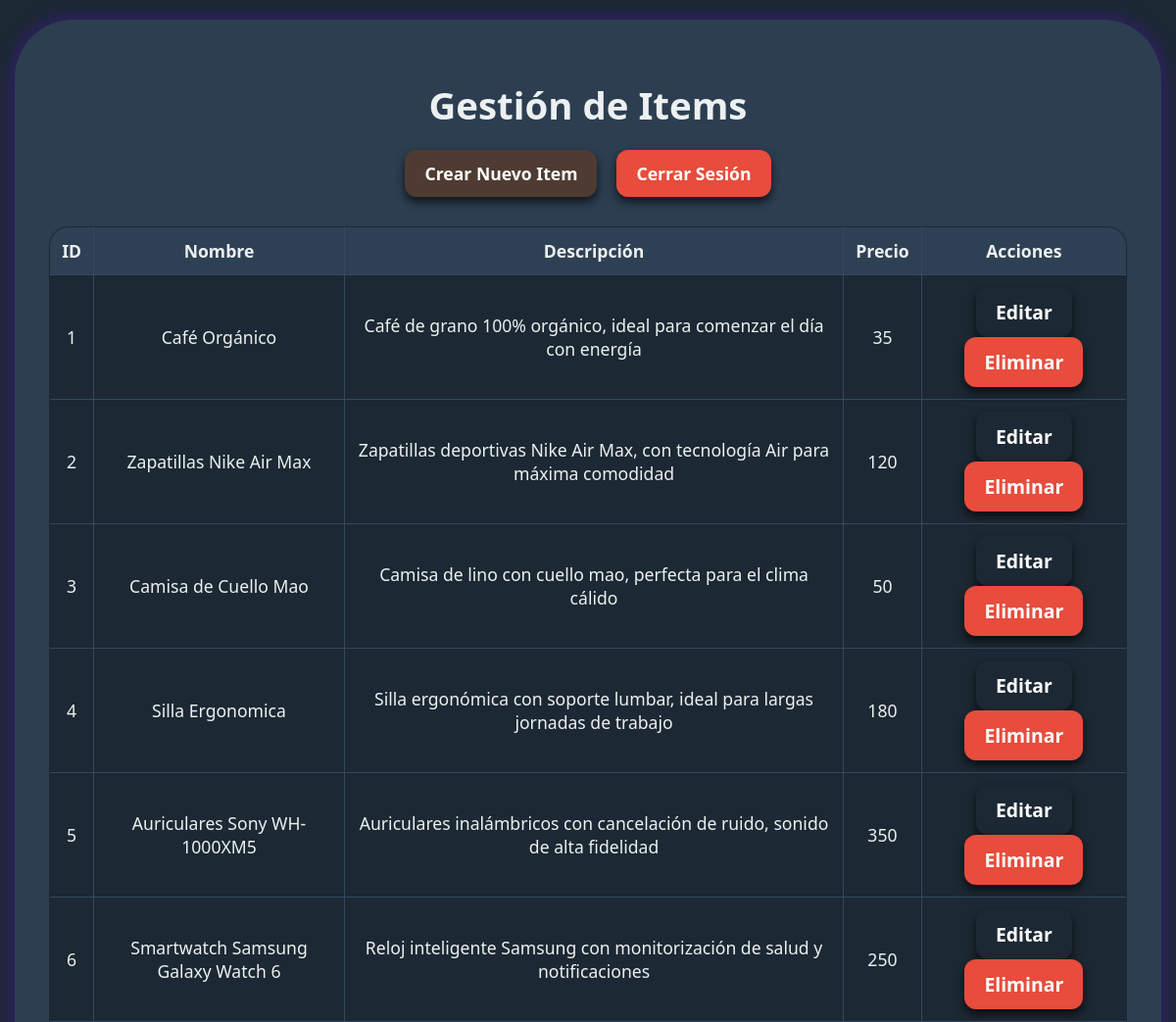
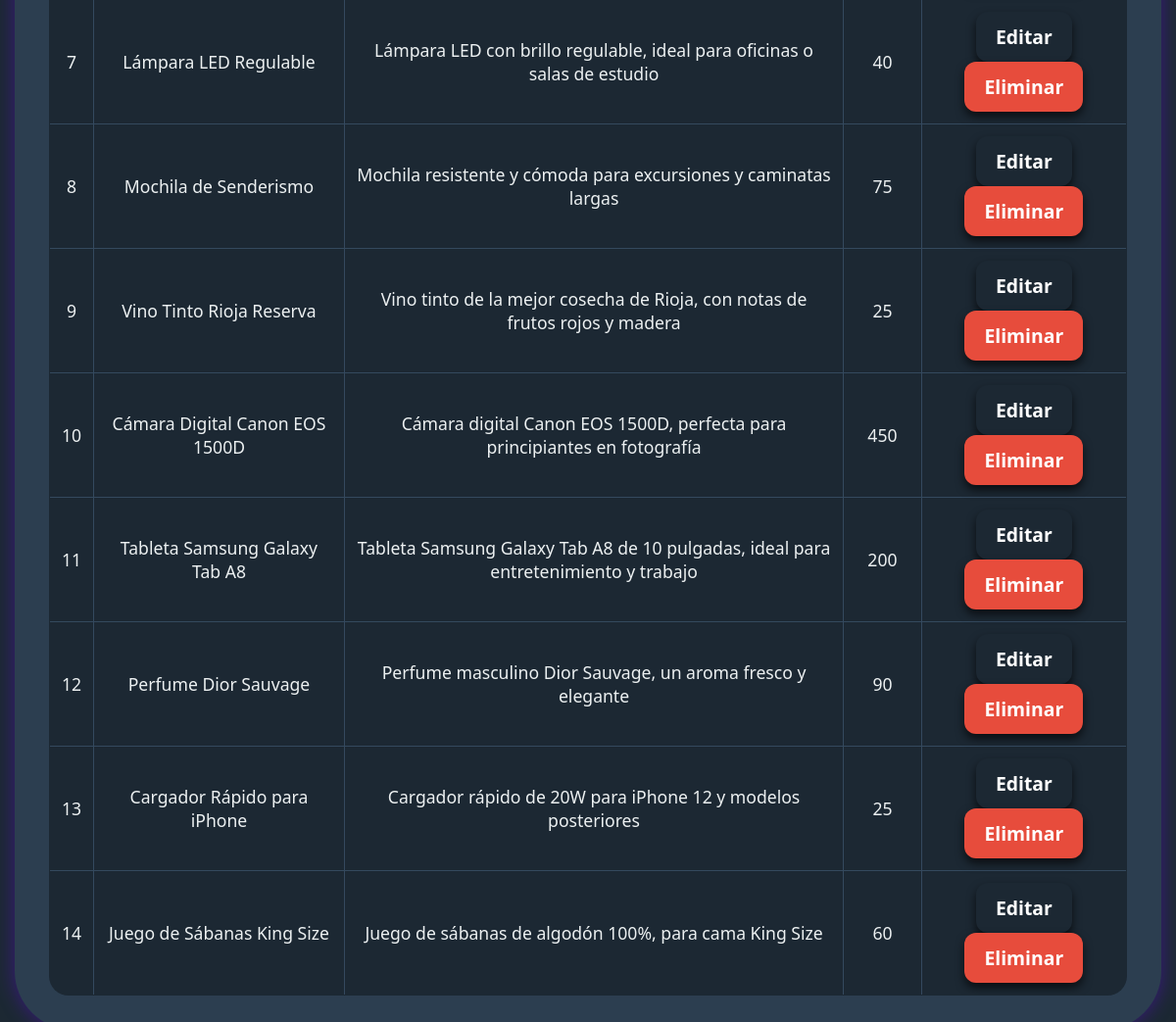
Page /index.php (signed in) on the committed database (2 pictures, top to bottom).
### tables this page shows
CREATE TABLE `items` (
  `id` int(11) NOT NULL,
  `name` varchar(256) NOT NULL,
  `description` text NOT NULL,
  `price` int(11) NOT NULL,
  `category_id` int(11) NOT NULL,
  `created` datetime NOT NULL,
  `modified` timestamp NOT NULL DEFAULT current_timestamp()
);

### Controlador/Items.php (called while the page is built, shortened)
<?php
class Items {
    private $conn;
    private $table_name = "items";
    public function __construct($db) {
        $this->conn = $db;
    }
    public function read() {
        $query = "SELECT * FROM " . $this->table_name;
        $stmt = $this->conn->prepare($query);
        $stmt->execute();
        return $stmt->fetchAll(PDO::FETCH_ASSOC);
    }
}
?>

### index.php (the view, shortened to what this page needs)
<?php
require_once 'controlador/Items.php';
$database = new Database();
$db = $database->getConnection();
$items = new Items($db);
$data = $items->read();
?>
<!DOCTYPE html>
<html lang="es">
<head>
    <link rel="stylesheet" href="css/styles.css">
</head>
<body>
    <div class="container">
        <h1>Gestión de Items</h1>
        <div class="header-buttons">
            <a href="alta.php" class="btn btn-primary">Crear Nuevo Item</a>
            <a href="cerrar_sesion.php" class="btn btn-danger">Cerrar Sesión</a>
        </div>
        <table>
            <tr>
                <th>ID</th>
                <th>Nombre</th>
                <th>Descripción</th>
                <th>Precio</th>
                <th>Acciones</th>
            </tr>
            <?php foreach ($data as $item): ?>
                <tr>
                    <td><?= $item['id'] ?></td>
                    <td><?= $item['name'] ?></td>
                    <td><?= $item['description'] ?></td>
                    <td><?= $item['price'] ?></td>
                    <td class="table-actions">
                        <a href="modificar.php?id=<?= $item['id'] ?>" class="btn btn-warning">Editar</a>
                        <a href="index.php?delete_id=<?= $item['id'] ?>" class="btn btn-danger">Eliminar</a>
                    </td>
                </tr>
            <?php endforeach; ?>
        </table>
    </div>
</body>
</html>

### css/styles.css (style rules this page uses)
body { font-family: 'Segoe UI', Tahoma, Geneva, Verdana, sans-serif; background-color: #1c2833; color: #ecf0f1; margin: 0; padding: 0; font-size: 16px; display: flex; justify-content: center; align-items: center; min-height: 100vh; }
.container { width: auto; max-width: 1100px; min-width: 900px; background: #2c3e50; padding: 35px; box-shadow: 0 0 20px rgba(109, 5, 255, 0.378); border-radius: 60px; margin: 20px auto; }
h1 { color: #ecf0f1; font-size: 2.4em; text-align: center; margin-bottom: 20px; }
.header-buttons { display: flex; justify-content: center; gap: 20px; margin-bottom: 30px; }
.btn { padding: 12px 20px; color: #fff; text-decoration: none; display: inline-block; border-radius: 12px; text-align: center; cursor: pointer; transition: background-color 0.3s; border: none; box-shadow: 0 5px 10px rgba(0, 0, 0, 0.663); font-weight: 600; font-size: 1.1em; font-family: 'Segoe UI', sans-serif; }
.btn-primary { background-color: #4E3B31; color: #ffffff; }
.btn-danger { background-color: #e74c3c; }
table { width: 100%; border-collapse: collapse; margin-top: 20px; background-color: #1c2833; border-radius: 20px; overflow: hidden; border: 1px solid #34495e; }
table th, table td { padding: 12px; text-align: center; border: 1px solid #34495e; color: #ecf0f1; font-size: 1.1em; }
table th { background-color: #2e4053; }

### rows in the picture
items: id "1", name "Café Orgánico", description "Café de grano 100% orgánico, ideal para comenzar el día con energía", price "35"
items: id "2", name "Zapatillas Nike Air Max", description "Zapatillas deportivas Nike Air Max, con tecnología Air para máxima comodidad", price "120"
items: id "3", name "Camisa de Cuello Mao", description "Camisa de lino con cuello mao, perfecta para el clima cálido", price "50"
items: id "4", name "Silla Ergonomica", description "Silla ergonómica con soporte lumbar, ideal para largas jornadas de trabajo", price "180"
items: id "5", name "Auriculares Sony WH-1000XM5", description "Auriculares inalámbricos con cancelación de ruido, sonido de alta fidelidad", price "350"
items: id "6", name "Smartwatch Samsung Galaxy Watch 6", description "Reloj inteligente Samsung con monitorización de salud y notificaciones", price "250"
items: id "7", name "Lámpara LED Regulable", description "Lámpara LED con brillo regulable, ideal para oficinas o salas de estudio", price "40"
items: id "8", name "Mochila de Senderismo", description "Mochila resistente y cómoda para excursiones y caminatas largas", price "75"
items: id "9", name "Vino Tinto Rioja Reserva", description "Vino tinto de la mejor cosecha de Rioja, con notas de frutos rojos y madera", price "25"
items: id "10", name "Cámara Digital Canon EOS 1500D", description "Cámara digital Canon EOS 1500D, perfecta para principiantes en fotografía", price "450"
items: id "11", name "Tableta Samsung Galaxy Tab A8", description "Tableta Samsung Galaxy Tab A8 de 10 pulgadas, ideal para entretenimiento y trabajo", price "200"
items: id "12", name "Perfume Dior Sauvage", description "Perfume masculino Dior Sauvage, un aroma fresco y elegante", price "90"
items: id "13", name "Cargador Rápido para iPhone", description "Cargador rápido de 20W para iPhone 12 y modelos posteriores", price "25"
items: id "14", name "Juego de Sábanas King Size", description "Juego de sábanas de algodón 100%, para cama King Size", price "60"
